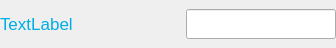
<?xml version="1.0" encoding="UTF-8"?>
<ui version="4.0">
 <class>ActParaItem_lineEdit</class>
 <widget class="QWidget" name="ActParaItem_lineEdit">
  <property name="geometry">
   <rect>
    <x>0</x>
    <y>0</y>
    <width>336</width>
    <height>48</height>
   </rect>
  </property>
  <property name="minimumSize">
   <size>
    <width>336</width>
    <height>38</height>
   </size>
  </property>
  <property name="maximumSize">
   <size>
    <width>16777215</width>
    <height>48</height>
   </size>
  </property>
  <property name="windowTitle">
   <string>Form</string>
  </property>
  <property name="styleSheet">
   <string notr="true"/>
  </property>
  <layout class="QHBoxLayout" name="horizontalLayout">
   <property name="spacing">
    <number>20</number>
   </property>
   <property name="leftMargin">
    <number>0</number>
   </property>
   <property name="topMargin">
    <number>0</number>
   </property>
   <property name="rightMargin">
    <number>0</number>
   </property>
   <property name="bottomMargin">
    <number>0</number>
   </property>
   <item>
    <widget class="QLabel" name="lblParaName">
     <property name="minimumSize">
      <size>
       <width>210</width>
       <height>30</height>
      </size>
     </property>
     <property name="maximumSize">
      <size>
       <width>210</width>
       <height>30</height>
      </size>
     </property>
     <property name="font">
      <font>
       <pointsize>13</pointsize>
      </font>
     </property>
     <property name="styleSheet">
      <string notr="true">color:#00ADE5;</string>
     </property>
     <property name="text">
      <string>TextLabel</string>
     </property>
    </widget>
   </item>
   <item>
    <widget class="QLineEdit" name="lineParaVal">
     <property name="minimumSize">
      <size>
       <width>150</width>
       <height>30</height>
      </size>
     </property>
     <property name="maximumSize">
      <size>
       <width>150</width>
       <height>30</height>
      </size>
     </property>
     <property name="font">
      <font>
       <pointsize>12</pointsize>
      </font>
     </property>
     <property name="styleSheet">
      <string notr="true">/*background-color:#272A5E;
color: rgb(45, 214, 218);
border:2px solid #238dff;
border-radius:4px;font:13pt;
focus {
border-radius:0px; 
border: 0px solid rgb(255, 128, 0);
 }
*/
color: #FFFFFF;
border-image: url(:/image/border2.png);</string>
     </property>
     <property name="alignment">
      <set>Qt::AlignLeading|Qt::AlignLeft|Qt::AlignVCenter</set>
     </property>
    </widget>
   </item>
  </layout>
 </widget>
 <resources/>
 <connections/>
</ui>
